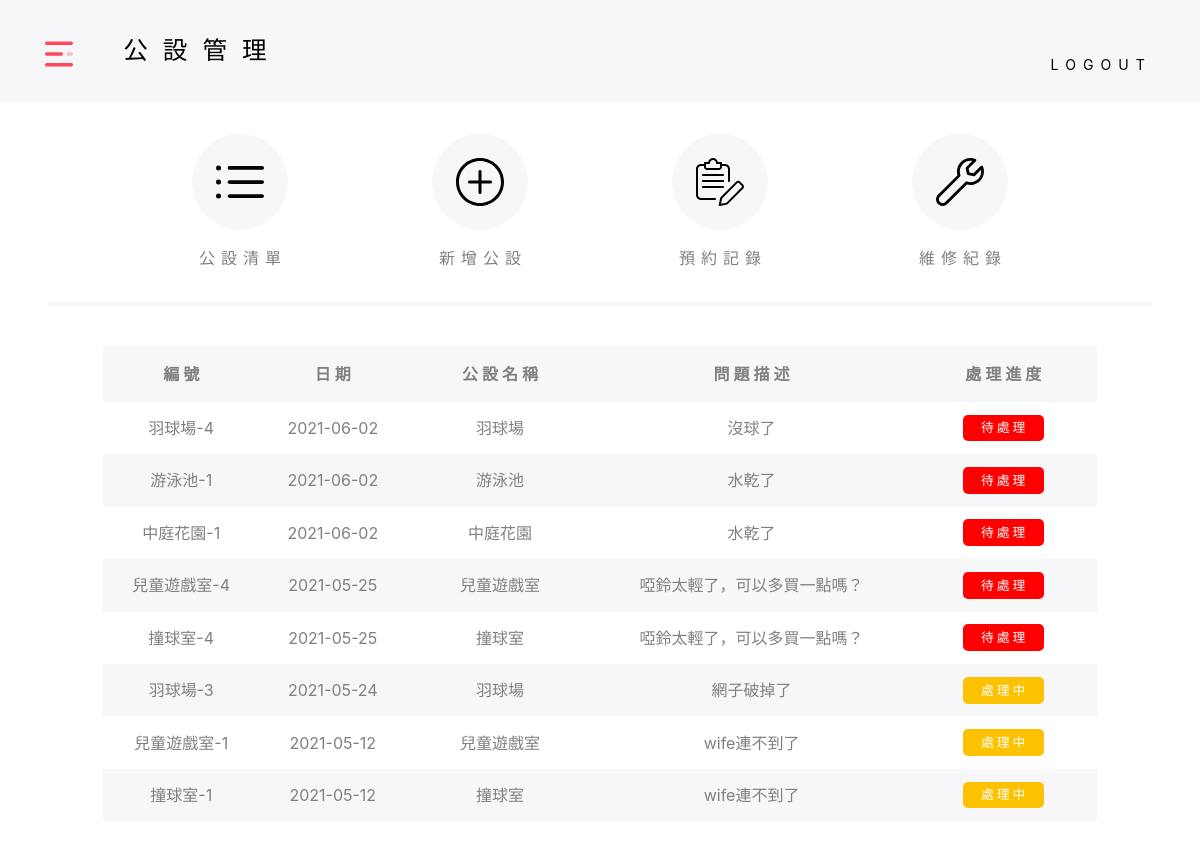
The app's page /home.php?page=facility&method=repair (signed in) with its own data.
### tables this page shows
CREATE TABLE `facilities_repair` (
  `FACILITIES_REPAIR_ID` int(10) NOT NULL,
  `COMMUNITY_ID` int(5) NOT NULL,
  `FACILITIES_ID` int(15) NOT NULL,
  `USER_ID` int(10) NOT NULL,
  `FACILITIES_REPAIR_DATE` datetime(6) NOT NULL,
  `FACILITIES_REPAIR_CONTENT` text NOT NULL,
  `FACILITIES_REPAIR_STATE` char(10) NOT NULL,
  `FACILITIES_REPAIR_RETURN` text,
  PRIMARY KEY (`FACILITIES_REPAIR_ID`,`FACILITIES_ID`,`COMMUNITY_ID`),
  KEY `COMMUNITY_ID` (`COMMUNITY_ID`,`FACILITIES_ID`),
  KEY `USER_ID` (`USER_ID`),
  CONSTRAINT `facilities_repair_ibfk_1` FOREIGN KEY (`COMMUNITY_ID`, `FACILITIES_ID`) REFERENCES `facilities` (`COMMUNITY_ID`, `FACILITIES_ID`) ON DELETE CASCADE ON UPDATE CASCADE,
  CONSTRAINT `facilities_repair_ibfk_2` FOREIGN KEY (`USER_ID`) REFERENCES `user` (`USER_ID`) ON DELETE CASCADE ON UPDATE CASCADE,
  CONSTRAINT `facilities_repair_ibfk_3` FOREIGN KEY (`USER_ID`) REFERENCES `user` (`USER_ID`) ON DELETE CASCADE ON UPDATE CASCADE
);

CREATE TABLE `facilities` (
  `FACILITIES_ID` int(15) NOT NULL,
  `COMMUNITY_ID` int(5) NOT NULL,
  `FACILITIES_NAME` varchar(10) NOT NULL,
  `FACILITIES_INTRODUCTION` text NOT NULL,
  `FACILITIES_DESCRIPTION` text NOT NULL,
  `FACILITIES_PLACE` varchar(10) NOT NULL,
  `FACILITIES_OPEN_TIME` time(6) NOT NULL,
  `FACILITIES_CLOSE_TIME` time(6) NOT NULL,
  `FACILITIES_IMG1` varchar(255) NOT NULL,
  `FACILITIES_IMG2` varchar(255) DEFAULT NULL,
  `FACILITIES_IMG3` varchar(255) DEFAULT NULL,
  `FACILITIES_POINT` int(10) DEFAULT NULL,
  `FACILITIES_LIMIT` int(10) DEFAULT NULL,
  PRIMARY KEY (`FACILITIES_ID`,`COMMUNITY_ID`) USING BTREE,
  KEY `COMMUNITY_ID` (`COMMUNITY_ID`) USING BTREE,
  CONSTRAINT `facilities_ibfk_1` FOREIGN KEY (`COMMUNITY_ID`) REFERENCES `community` (`COMMUNITY_ID`) ON DELETE CASCADE ON UPDATE CASCADE
);

### auth.php (called while the page is built, shortened)
<?php
    if (!isset($_SESSION['auth'])) {
        header("location:index.html");
    }else{
        $community = $_SESSION['community'];
    }
?>

### m_fac_repair.php (the view)
<?php
    $sql = "SELECT `FACILITIES_REPAIR_ID`,`facilities`.`FACILITIES_ID`, DATE(`FACILITIES_REPAIR_DATE`),
            `FACILITIES_NAME`, `FACILITIES_REPAIR_CONTENT`, `FACILITIES_REPAIR_STATE`
            FROM `facilities_repair`,`facilities`
            WHERE `facilities_repair`.`FACILITIES_ID` = `facilities`.`FACILITIES_ID`
            AND `facilities_repair`.`COMMUNITY_ID` = $community
            ORDER BY `FACILITIES_REPAIR_STATE` DESC , `FACILITIES_REPAIR_DATE` DESC;";
?>
<link rel="stylesheet" href="css/m_facilities.css">
<link rel="stylesheet" href="css/m_repair_fac.css">
<table>
    <thead>
        <th>編號</th>
        <th>日期</th>
        <th>公設名稱</th>
        <th>問題描述</th>
        <th>處理進度</th>
    </thead>
    <?php
    foreach( $conn->query($sql) as $row ){
        if( $row['FACILITIES_REPAIR_STATE'] == 'resolve' ){
            $state = '已處理';
        }else if( $row['FACILITIES_REPAIR_STATE'] == 'waiting' ){
            $state = '待處理';
        }else if( $row['FACILITIES_REPAIR_STATE'] == 'solving' ){
            $state = '處理中';
        }
    ?>
    <tr>
        <td>
            <?=$row['FACILITIES_NAME']?>-<?=$row['FACILITIES_REPAIR_ID']?>
        </td>
        <td>
            <?=$row['DATE(`FACILITIES_REPAIR_DATE`)']?>
        </td>
        <td>
            <?=$row['FACILITIES_NAME']?>
        </td>
        <td>
            <a href='home.php?page=facility&method=detail&facility=<?=$row['FACILITIES_ID']?>&repair=<?=$row['FACILITIES_REPAIR_ID']?>' class="detail_hover"><?=$row['FACILITIES_REPAIR_CONTENT']?></a>
        </td>
        <td>
            <p class='<?=$row['FACILITIES_REPAIR_STATE']?>'><?=$state?></p>
        </td>
    </tr>
    <?php
    }
    ?>
</table>

### css/home.css (style rules this page uses)
* { padding: 0px; margin: 0px; list-style: none; }
html { height: 100%; }

### css/m_facilities.css (style rules this page uses)
* { color: #808080; text-decoration: none; }

### css/m_repair_fac.css (style rules this page uses)
table { width: 90%; margin: 1.5em auto 0; border-collapse: collapse; }
th { letter-spacing: 4px; text-indent: 4px; padding: 1em 2em; background-color: #f7f7fa; text-align: center; }
tr:nth-child(odd) { background-color: #fff; }
tr:nth-child(even) { background-color: #f7f7fa; }
td { text-align: center; padding: .8em; }
td p { width: 50%; font-size: .8em; text-align: center; padding: .3em 0; border-radius: 5px; color: white; margin: auto; box-sizing: border-box; letter-spacing: 3px; text-indent: 3px; }
.waiting { background: red; }
.solving { background: rgb(252, 193, 0); }

### m_facility_header.php (style rules this page uses)
.item_text a, td a, .btn_wrap a { color: #808080 !important; text-decoration: none !important; }

### records on screen
facilities_repair: facilities.FACILITIES_NAME "羽球場", FACILITIES_REPAIR_ID "4", DATE "2021-06-02", FACILITIES_REPAIR_CONTENT "沒球了", FACILITIES_REPAIR_STATE "待處理"
facilities_repair: facilities.FACILITIES_NAME "游泳池", FACILITIES_REPAIR_ID "1", DATE "2021-06-02", FACILITIES_REPAIR_CONTENT "水乾了", FACILITIES_REPAIR_STATE "待處理", facilities.FACILITIES_NAME "中庭花園"
facilities_repair: facilities.FACILITIES_NAME "兒童遊戲室", FACILITIES_REPAIR_ID "4", DATE "2021-05-25", FACILITIES_REPAIR_CONTENT "啞鈴太輕了，可以多買一點嗎？", FACILITIES_REPAIR_STATE "待處理", facilities.FACILITIES_NAME "撞球室"
facilities_repair: facilities.FACILITIES_NAME "羽球場", FACILITIES_REPAIR_ID "3", DATE "2021-05-24", FACILITIES_REPAIR_CONTENT "網子破掉了", FACILITIES_REPAIR_STATE "處理中"
facilities_repair: facilities.FACILITIES_NAME "兒童遊戲室", FACILITIES_REPAIR_ID "1", DATE "2021-05-12", FACILITIES_REPAIR_CONTENT "wife連不到了", FACILITIES_REPAIR_STATE "處理中", facilities.FACILITIES_NAME "撞球室"

### other values on screen
$title "公設管理"
